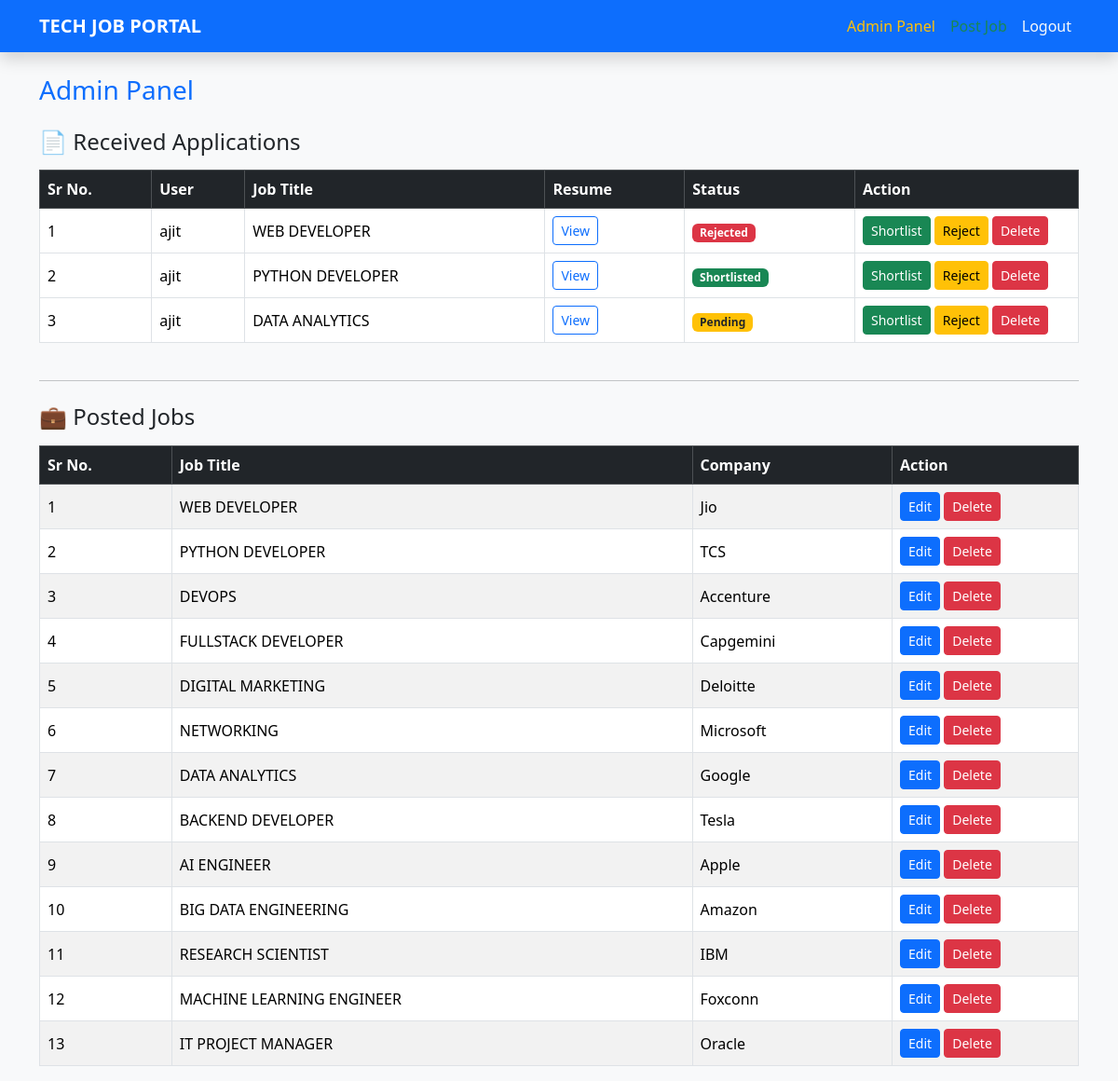
Page /admin (signed in) on the committed database.
### tables this page shows
CREATE TABLE applications(
id INTEGER PRIMARY KEY,
username TEXT,
job_title TEXT,
resume TEXT
, status TEXT DEFAULT 'Pending');

CREATE TABLE jobs(
        id INTEGER PRIMARY KEY,
        title TEXT,
        company TEXT
    );

### app.py (the view)
    def wrapper(*args, **kwargs):
        if session.get('is_admin') != 1:
            flash("Admins only!", "danger")
            return redirect("/dashboard")
        return f(*args, **kwargs)

### app.py (called while the page is built)
def get_db():
    return sqlite3.connect("database.db")

def login_required(f):
    def wrapper(*args, **kwargs):
        if 'user' not in session:
            flash("Please login first!", "warning")
            return redirect("/login")
        return f(*args, **kwargs)
    wrapper.__name__ = f.__name__
    return wrapper

def admin_required(f):
    def wrapper(*args, **kwargs):
        if session.get('is_admin') != 1:
            flash("Admins only!", "danger")
            return redirect("/dashboard")
        return f(*args, **kwargs)
    wrapper.__name__ = f.__name__
    return wrapper

@app.route("/admin")
@login_required
@admin_required
def admin():
    db = get_db()
    users = db.execute("SELECT * FROM users").fetchall()
    jobs = db.execute("SELECT * FROM jobs").fetchall()
    apps = db.execute("SELECT * FROM applications").fetchall()  # all applications
    db.close()
    return render_template("admin.html", users=users, jobs=jobs, apps=apps)

### templates/admin.html
{% extends "base.html" %}
{% block content %}
<h3 class="mb-4 text-primary">Admin Panel</h3>
<h4 class="mb-3">📄 Received Applications</h4>
{% if apps %}
<div class="table-responsive">
  <table class="table table-bordered table-hover align-middle">
    <thead class="table-dark">
      <tr>
        <th>Sr No.</th>
        <th>User</th>
        <th>Job Title</th>
        <th>Resume</th>
        <th>Status</th>
        <th style="width:240px">Action</th>
      </tr>
    </thead>
    <tbody>
      {% for a in apps %}
      <tr>
        <td>{{ loop.index }}</td>
        <td>{{ a[1] }}</td>
        <td>{{ a[2] }}</td>
        <td>
          {% if a[3] %}
            <a href="{{ url_for('static', filename='uploads/' ~ a[3]) }}"
               target="_blank" class="btn btn-outline-primary btn-sm">
               View
            </a>
          {% else %}
            <span class="text-muted">N/A</span>
          {% endif %}
        </td>
        <td>
          {% if a[4] == "Shortlisted" %}
            <span class="badge bg-success">Shortlisted</span>
          {% elif a[4] == "Rejected" %}
            <span class="badge bg-danger">Rejected</span>
          {% else %}
            <span class="badge bg-warning text-dark">Pending</span>
          {% endif %}
        </td>
        <td>
          <a href="/update_status/{{ a[0] }}/Shortlisted"
             class="btn btn-success btn-sm">Shortlist</a>
          <a href="/update_status/{{ a[0] }}/Rejected"
             class="btn btn-warning btn-sm">Reject</a>
          <a href="/delete_application/{{ a[0] }}"
             class="btn btn-danger btn-sm"
             onclick="return confirm('Delete this application?');">
             Delete
          </a>
        </td>
      </tr>
      {% endfor %}
    </tbody>
  </table>
</div>
{% else %}
<p class="text-muted">No applications yet.</p>
{% endif %}
<hr class="my-4">
<h4 class="mb-3">💼 Posted Jobs</h4>
{% if jobs %}
<div class="table-responsive">
<table class="table table-bordered table-striped align-middle">
    <thead class="table-dark">
        <tr>
            <th>Sr No.</th>
            <th>Job Title</th>
            <th>Company</th>
            <th style="width:200px">Action</th>
        </tr>
    </thead>
    <tbody>
        {% for j in jobs %}
        <tr>
            <td>{{ loop.index }}</td>
            <td>{{ j[1] }}</td>
            <td>{{ j[2] }}</td>
            <td>
                <a href="/edit_job/{{ j[0] }}" class="btn btn-primary btn-sm">
                  Edit
                </a>
                <a href="/delete_job/{{ j[0] }}"
                   class="btn btn-danger btn-sm"
                   onclick="return confirm('Delete this job and all its applications?');">
                   Delete
                </a>
            </td>
        </tr>
        {% endfor %}
    </tbody>
</table>
</div>
{% else %}
<p class="text-muted">No jobs posted.</p>
{% endif %}
{% endblock %}

### rows in the picture
applications: username "ajit", job_title "WEB DEVELOPER", status "Rejected"
applications: username "ajit", job_title "PYTHON DEVELOPER", status "Shortlisted"
applications: username "ajit", job_title "DATA ANALYTICS", status "Pending"
jobs: title "WEB DEVELOPER", company "Jio"
jobs: title "PYTHON DEVELOPER", company "TCS"
jobs: title "DEVOPS", company "Accenture"
jobs: title "FULLSTACK DEVELOPER", company "Capgemini"
jobs: title "DIGITAL MARKETING", company "Deloitte"
jobs: title "NETWORKING", company "Microsoft"
jobs: title "DATA ANALYTICS", company "Google"
jobs: title "BACKEND DEVELOPER", company "Tesla"
jobs: title "AI ENGINEER", company "Apple"
jobs: title "BIG DATA ENGINEERING", company "Amazon"
jobs: title "RESEARCH SCIENTIST", company "IBM"
jobs: title "MACHINE LEARNING ENGINEER", company "Foxconn"
jobs: title "IT PROJECT MANAGER", company "Oracle"
